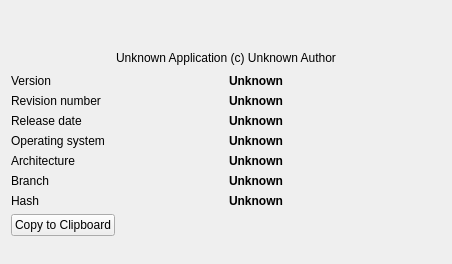
     <widget class="QWidget" name="tab_about">
      <attribute name="title">
       <string>About</string>
      </attribute>
      <layout class="QVBoxLayout" name="verticalLayout">
       <item>
        <widget class="QLabel" name="labelSplashPicture">
         <property name="text">
          <string/>
         </property>
         <property name="pixmap">
          <pixmap resource="../Icons/resource.qrc">:/icons/othercadsplash.png</pixmap>
         </property>
         <property name="alignment">
          <set>Qt::AlignCenter</set>
         </property>
        </widget>
       </item>
       <item>
        <spacer name="spacer">
         <property name="orientation">
          <enum>Qt::Vertical</enum>
         </property>
         <property name="sizeHint">
          <size>
           <width>430</width>
           <height>17</height>
          </size>
         </property>
        </spacer>
       </item>
       <item>
        <layout class="QVBoxLayout" name="boxInfo">
         <property name="spacing">
          <number>6</number>
         </property>
         <property name="margin">
          <number>0</number>
         </property>
         <item>
          <layout class="QHBoxLayout" name="boxAuthor">
           <property name="spacing">
            <number>6</number>
           </property>
           <property name="margin">
            <number>0</number>
           </property>
           <item>
            <spacer>
             <property name="orientation">
              <enum>Qt::Horizontal</enum>
             </property>
             <property name="sizeHint">
              <size>
               <width>31</width>
               <height>20</height>
              </size>
             </property>
            </spacer>
           </item>
           <item>
            <widget class="Gui::UrlLabel" name="labelAuthor">
             <property name="text">
              <string notr="true">Unknown Application (c) Unknown Author</string>
             </property>
             <property name="textFormat">
              <enum>Qt::PlainText</enum>
             </property>
            </widget>
           </item>
           <item>
            <spacer>
             <property name="orientation">
              <enum>Qt::Horizontal</enum>
             </property>
             <property name="sizeHint">
              <size>
               <width>31</width>
               <height>20</height>
              </size>
             </property>
            </spacer>
           </item>
          </layout>
         </item>
         <item>
          <layout class="QGridLayout" name="boxVersion" rowstretch="0,0,0,0,0,0,0">
           <property name="margin">
            <number>0</number>
           </property>
           <property name="spacing">
            <number>6</number>
           </property>
           <item row="0" column="0">
            <widget class="QLabel" name="labelVersion">
             <property name="text">
              <string>Version</string>
             </property>
            </widget>
           </item>
           <item row="0" column="1">
            <widget class="QLabel" name="labelBuildVersion">
             <property name="text">
              <string notr="true">&lt;html&gt;&lt;head/&gt;&lt;body&gt;&lt;p&gt;&lt;span style="font-weight:600;"&gt;Unknown&lt;/span&gt;&lt;/p&gt;&lt;/body&gt;&lt;/html&gt;</string>
             </property>
            </widget>
           </item>
           <item row="1" column="0">
            <widget class="QLabel" name="labelRevision">
             <property name="text">
              <string>Revision number</string>
             </property>
            </widget>
           </item>
           <item row="1" column="1">
            <widget class="QLabel" name="labelBuildRevision">
             <property name="text">
              <string notr="true">&lt;html&gt;&lt;head/&gt;&lt;body&gt;&lt;p&gt;&lt;span style="font-weight:600;"&gt;Unknown&lt;/span&gt;&lt;/p&gt;&lt;/body&gt;&lt;/html&gt;</string>
             </property>
            </widget>
           </item>
           <item row="2" column="0">
            <widget class="QLabel" name="labelDate">
             <property name="text">
              <string>Release date</string>
             </property>
            </widget>
           </item>
           <item row="2" column="1">
            <widget class="QLabel" name="labelBuildDate">
             <property name="text">
              <string notr="true">&lt;html&gt;&lt;head/&gt;&lt;body&gt;&lt;p&gt;&lt;span style=" font-weight:600;"&gt;Unknown&lt;/span&gt;&lt;/p&gt;&lt;/body&gt;&lt;/html&gt;</string>
             </property>
            </widget>
           </item>
           <item row="3" column="0">
            <widget class="QLabel" name="labelOS">
             <property name="text">
              <string>Operating system</string>
             </property>
            </widget>
           </item>
           <item row="3" column="1">
            <widget class="QLabel" name="labelBuildOS">
             <property name="text">
              <string notr="true">&lt;html&gt;&lt;head/&gt;&lt;body&gt;&lt;p&gt;&lt;span style="font-weight:600;"&gt;Unknown&lt;/span&gt;&lt;/p&gt;&lt;/body&gt;&lt;/html&gt;</string>
             </property>
            </widget>
           </item>
           <item row="4" column="0">
            <widget class="QLabel" name="labelArchitecture">
             <property name="text">
              <string>Architecture</string>
             </property>
            </widget>
           </item>
           <item row="4" column="1">
            <widget class="QLabel" name="labelBuildRunArchitecture">
             <property name="text">
              <string notr="true">&lt;html&gt;&lt;head/&gt;&lt;body&gt;&lt;p&gt;&lt;span style="font-weight:600;"&gt;Unknown&lt;/span&gt;&lt;/p&gt;&lt;/body&gt;&lt;/html&gt;</string>
             </property>
            </widget>
           </item>
           <item row="5" column="0">
            <widget class="QLabel" name="labelBranch">
             <property name="text">
              <string notr="true">Branch</string>
             </property>
            </widget>
           </item>
           <item row="5" column="1">
            <widget class="QLabel" name="labelBuildBranch">
             <property name="text">
              <string notr="true">&lt;html&gt;&lt;head/&gt;&lt;body&gt;&lt;p&gt;&lt;span style="font-weight:600;"&gt;Unknown&lt;/span&gt;&lt;/p&gt;&lt;/body&gt;&lt;/html&gt;</string>
             </property>
            </widget>
           </item>
           <item row="6" column="0">
            <widget class="QLabel" name="labelHash">
             <property name="text">
              <string notr="true">Hash</string>
             </property>
            </widget>
           </item>
          <item row="6" column="1">
            <widget class="Gui::UrlLabel" name="labelBuildHash">
             <property name="text">
              <string notr="true">&lt;html&gt;&lt;head/&gt;&lt;body&gt;&lt;p&gt;&lt;span style="font-weight:600;"&gt;Unknown&lt;/span&gt;&lt;/p&gt;&lt;/body&gt;&lt;/html&gt;</string>
             </property>
            </widget>
           </item>
           </layout>
         </item>
        </layout>
       </item>
       <item>
        <layout class="QHBoxLayout" name="horizontalLayout">
         <item>
          <widget class="QPushButton" name="copyButton">
           <property name="text">
            <string>Copy to Clipboard</string>
           </property>
          </widget>
         </item>
         <item>
          <spacer name="horizontalSpacer">
           <property name="orientation">
            <enum>Qt::Horizontal</enum>
           </property>
           <property name="sizeHint">
            <size>
             <width>40</width>
             <height>20</height>
            </size>
           </property>
          </spacer>
         </item>
        </layout>
       </item>
       <item>
        <spacer name="spacer_4">
         <property name="orientation">
          <enum>Qt::Vertical</enum>
         </property>
         <property name="sizeHint">
          <size>
           <width>430</width>
           <height>17</height>
          </size>
         </property>
        </spacer>
       </item>
      </layout>
     </widget>
